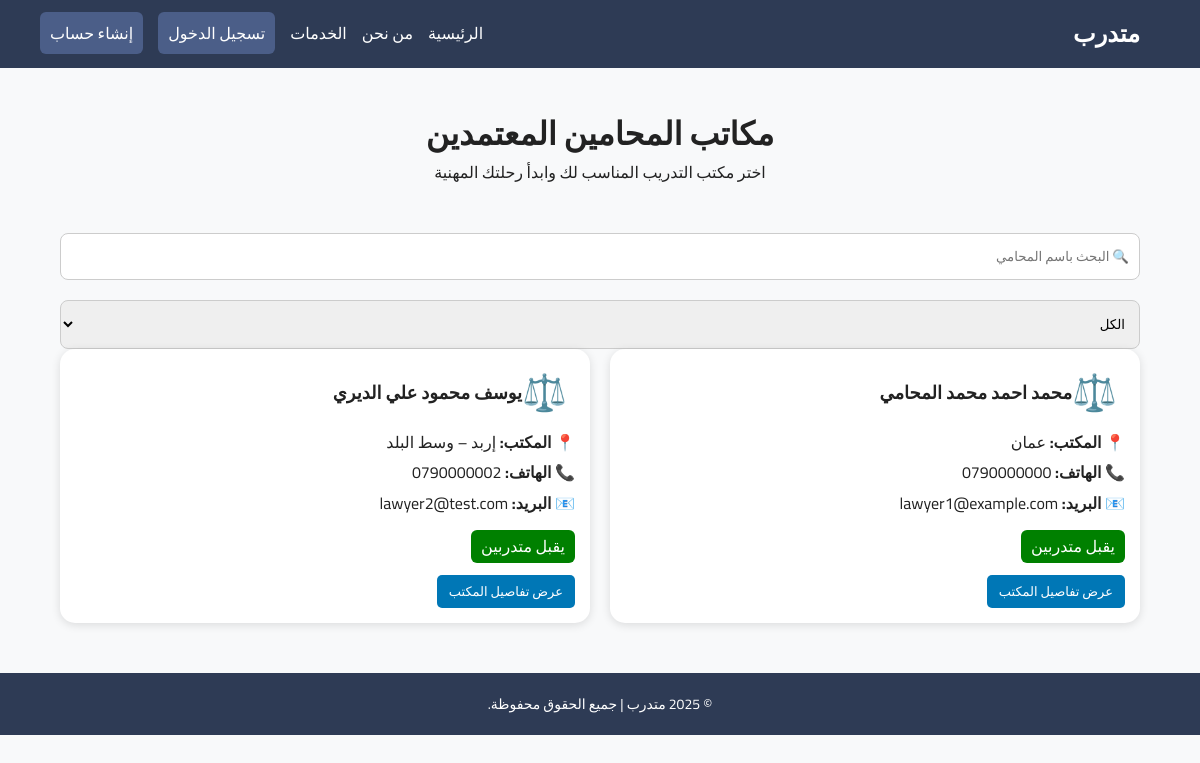
/specializations/lawyers/lawyers_offices.php, run on the app's committed database.
### tables this page shows
CREATE TABLE `lawyers` (
  `lawyer_id` int(11) NOT NULL,
  `user_id` int(11) NOT NULL,
  `syndicate_id` int(11) DEFAULT NULL,
  `office_address` varchar(255) DEFAULT NULL,
  `password` varchar(255) NOT NULL,
  `verified` tinyint(1) NOT NULL DEFAULT 0,
  `created_at` datetime NOT NULL DEFAULT current_timestamp(),
  `updated_at` datetime NOT NULL DEFAULT current_timestamp() ON UPDATE current_timestamp(),
  `full_name` varchar(200) DEFAULT NULL,
  `first_name` varchar(100) DEFAULT NULL,
  `father_name` varchar(100) DEFAULT NULL,
  `grandfather_name` varchar(100) DEFAULT NULL,
  `family_name` varchar(100) DEFAULT NULL,
  `national_id` varchar(30) DEFAULT NULL,
  `phone` varchar(30) DEFAULT NULL,
  `email` varchar(150) DEFAULT NULL,
  `home_address` varchar(255) DEFAULT NULL,
  `no_conviction_doc` varchar(255) DEFAULT NULL,
  `good_conduct_doc` varchar(255) DEFAULT NULL,
  `social_security` enum('نعم','لا') DEFAULT 'لا',
  `highschool_certificate` varchar(10) DEFAULT 'لا',
  `university_degree` varchar(10) DEFAULT 'لا',
  `social_security_number` varchar(100) DEFAULT NULL
);

CREATE TABLE `users` (
  `user_id` int(11) NOT NULL,
  `full_name` varchar(200) NOT NULL,
  `national_id` varchar(30) NOT NULL,
  `phone` varchar(30) DEFAULT NULL,
  `email` varchar(150) DEFAULT NULL,
  `address` varchar(255) DEFAULT NULL,
  `password` varchar(255) NOT NULL,
  `role` enum('trainee','lawyer','admin') NOT NULL DEFAULT 'trainee',
  `created_at` datetime NOT NULL DEFAULT current_timestamp(),
  `updated_at` datetime NOT NULL DEFAULT current_timestamp() ON UPDATE current_timestamp()
);

### specializations/lawyers/lawyers_offices.php (the view, shortened to what this page needs)
<!DOCTYPE html>
<html lang="ar" dir="rtl">
<head>
<link rel="stylesheet" href="../../assets/css/style.css">
<link rel="stylesheet" href="../../assets/css/lawyers.css">
</head>
<body>
<?php include("../../includes/header.php"); ?>
<div class="container">
<div class="page-header">
    <h1>مكاتب المحامين المعتمدين</h1>
    <p>اختر مكتب التدريب المناسب لك وابدأ رحلتك المهنية</p>
</div>
<div class="filters">
    <input type="text" placeholder="🔍 البحث باسم المحامي">
    <select>
        <option>الكل</option>
    </select>
</div>
<div class="lawyers-grid">
<?php
$q = $pdo->query("
    SELECT
        l.*,
        u.full_name
    FROM lawyers l
    LEFT JOIN users u ON u.user_id = l.user_id
    WHERE l.verified = 1
");
while ($lawyer = $q->fetch(PDO::FETCH_ASSOC)):
$status = ($lawyer['verified']) ? "يقبل متدربين" : "مغلق";
$tagClass = ($lawyer['verified']) ? "" : "closed";
?>
<div class="lawyer-card">
    <div class="lawyer-header">
        <div class="lawyer-avatar">⚖️</div>
        <div class="lawyer-name">
            <?= htmlspecialchars($lawyer['full_name']) ?>
        </div>
    </div>
    <div class="lawyer-info">
        <p><strong>📍 المكتب:</strong> <?= htmlspecialchars($lawyer['office_address']) ?></p>
        <p><strong>📞 الهاتف:</strong> <?= htmlspecialchars($lawyer['phone']) ?></p>
        <p><strong>📧 البريد:</strong> <?= htmlspecialchars($lawyer['email']) ?></p>
        <span class="tag <?= $tagClass ?>">
            <?= $status ?>
        </span>
    </div>
<?php if ($lawyer['verified']): ?>
    <a href="lawyer_profile.php?id=<?= $lawyer['lawyer_id'] ?>" class="btn">
        عرض تفاصيل المكتب
    </a>
<?php else: ?>
    <a class="btn disabled">لا يقبل حالياً</a>
<?php endif; ?>
</div>
<?php endwhile; ?>
</div>
</div>
<?php include("../../includes/footer.php"); ?>
</body>
</html>

### assets/css/style.css (style rules this page uses)
:root { --primary: #2e3b55; --secondary: #4b5e88; --light-bg: #f8f9fa; --text: #222; }
* { margin: 0; padding: 0; box-sizing: border-box; font-family: 'Cairo', sans-serif; }
body { background-color: var(--light-bg); color: var(--text); line-height: 1.6; }
input, select, textarea { width: 100%; padding: 10px; margin-top: 8px; border: 1px solid #ccc; border-radius: 8px; }

### assets/css/lawyers.css (style rules this page uses)
.container { width: 90%; max-width: 1100px; margin: auto; }
.page-header, .hero-lawyers { text-align: center; margin: 40px 0; }
.btn { background: #0077b6; color: white; padding: 10px 18px; border-radius: 8px; text-decoration: none; display: inline-block; margin-top: 12px; }
.lawyers-grid { display: grid; grid-template-columns: repeat(auto-fit, minmax(280px, 1fr)); gap: 20px; }
.lawyer-card { background: white; border-radius: 15px; padding: 15px; box-shadow: 0 2px 10px rgba(0,0,0,.12); }
.lawyer-header { display: flex; align-items: center; margin-bottom: 8px; }
.lawyer-avatar { font-size: 36px; margin-right: 8px; }
.lawyer-name { font-weight: bold; font-size: 18px; }
.lawyer-info p { margin: 5px 0; }
.tag { display: inline-block; background: green; color: white; padding: 4px 10px; border-radius: 6px; margin-top: 8px; }
body { margin: 0; font-family: "Tajawal", Arial, sans-serif; background: #f5f7fb; direction: rtl; color: #333; }
a { text-decoration: none; color: inherit; }
.btn { padding: 7px 15px; border-radius: 6px; color: #fff; border: none; cursor: pointer; font-size: 13px; }
body { font-family: Arial; background:#f5f7fa; }
input, textarea { width:100%; padding:7px; margin:6px 0 12px; }
.btn { padding:6px 12px; border-radius:5px; color:white; text-decoration:none; }

### data on the page
lawyers: user.full_name "محمد احمد محمد المحامي", office_address "عمان", phone "0790000000", email "lawyer1@example.com", verified "يقبل متدربين"
lawyers: user.full_name "يوسف محمود علي الديري", office_address "إربد – وسط البلد", phone "0790000002", email "lawyer2@test.com", verified "يقبل متدربين"
